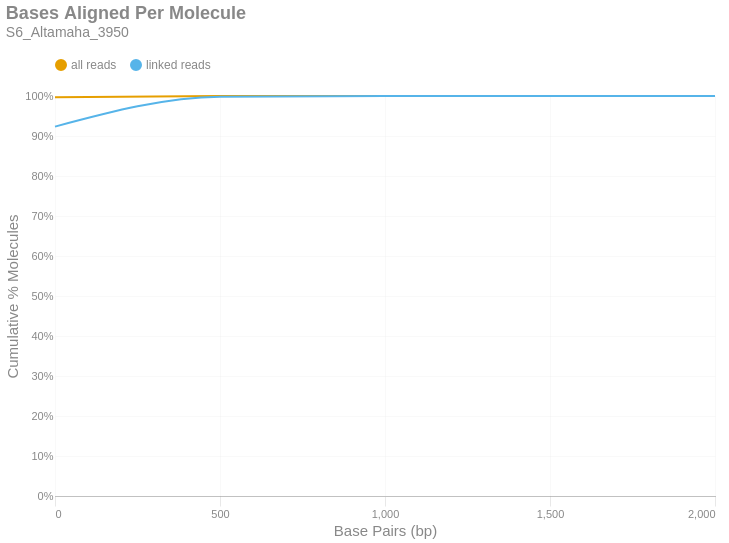

Here is the notebook cell this chart was saved with:
### Markdown cell above
### Bases Aligned Per Molecule
This is a cumulative frequency distribution showing the number of base pairs aligned per unique molecule. These data are shown in 500 bp bins. There are two distributions: one with `all reads` (yellow) and another with only `linked reads` (blue). The percent of molecules in the `linked reads` distribution is relative to the total number of linked molecules.

### Code cell
if SKIPLR:
    print_html(f"Skipped")
else:
    binned_df = consolidated_hist(valids['aligned_bp'], mask, 500, True)
    with SafeRender(binned_df):
        (
            density_plot(binned_df, 'Bases Aligned Per Molecule', samplename, 'basesper')
            .encode(
                x=alt.X('bin:Q', title="Base Pairs (bp)").axis(tickMinStep=500).scale(padding=0),
                y=alt.Y('value:Q', title='Cumulative % Molecules')
                    .axis(format='%')
                    .scale(domain = [0,1])
                    .stack(False),
                color=alt.Color("key:N").scale(domain = ["all reads", "linked reads"]),
                tooltip = [
                    alt.Tooltip("key:N", title = "Data Type"),
                    alt.Tooltip("range_label:N", title="Bases Aligned Per Molecule"),
                    alt.Tooltip("value:Q", format = ".2%", title="% Molecules (Cum.)")
                ]
            )
        ).display()

### Figure 1 — Vega-Lite specification as saved in the notebook (floating-point values rounded to 4 significant figures)
{"width": "container", "height": 400, "config": {"title": {"anchor": "start", "dy": -15, "fontSize": 18, "color": "#888888", "subtitleColor": "#888888", "subtitleFontSize": 14}, "arc": {"fill": "#0072B2"}, "axis": {"domainColor": "#888888", "domainWidth": 0.5, "gridWidth": 0.2, "grid": false, "titleFontWeight": 400, "titleFontSize": 15, "labelFontSize": 11, "labelColor": "#888888", "tickColor": "#888888", "tickWidth": 0.2, "titleColor": "#888888"}, "axisBand": {"grid": false}, "axisX": {"grid": true, "tickSize": 10, "domainCap": "round"}, "axisY": {"domain": false, "grid": true, "tickSize": 0, "domainCap": "round"}, "background": "transparent", "header": {"labelFontSize": 15, "labelColor": "#888888", "titleFontSize": 15, "titleFontWeight": 600, "titleColor": "#888888"}, "legend": {"labelFont": "sans-serif", "labelFontSize": 12, "labelColor": "#888888", "symbolSize": 100, "symbolType": "circle", "titleFontSize": 12, "titlePadding": 10, "titleColor": "#888888", "title": null, "orient": "top"}, "range": {"category": ["#E69F00", "#56B4E9", "#009E73", "#F0E442", "#0072B2", "#D55E00", "#CC79A7", "#000000"], "diverging": ["#cfe8f3", "#a2d4ec", "#73bfe2", "#46abdb", "#1696d2", "#12719e"]}, "area": {"fill": "#0072B2", "fillOpacity": 0.7, "line": true, "strokeOpacity": 0.7}, "line": {"color": "#0072B2", "stroke": "#0072B2", "strokeWidth": 2}, "trail": {"color": "#0072B2", "stroke": "#0072B2", "strokeWidth": 0, "size": 1}, "point": {"filled": true, "fillOpacity": 1.0, "size": 95}, "text": {"color": "#888888", "fontSize": 11, "align": "right", "fontWeight": 400, "size": 11}, "bar": {"fill": "#0072B2", "stroke": null}, "view": {"stroke": null, "continuousWidth": 660, "continuousHeight": 400}}, "data": {"name": "data-097dc28e52af000b94c31f9bc7be3740"}, "mark": {"type": "line", "interpolate": "monotone", "point": {"opacity": 0, "size": 275}}, "encoding": {"color": {"field": "key", "scale": {"domain": ["all reads", "linked reads"]}, "type": "nominal"}, "tooltip": [{"field": "key", "title": "Data Type", "type": "nominal"}, {"field": "range_label", "title": "Bases Aligned Per Molecule", "type": "nominal"}, {"field": "value", "format": ".2%", "title": "% Molecules (Cum.)", "type": "quantitative"}], "x": {"axis": {"tickMinStep": 500}, "field": "bin", "scale": {"padding": 0}, "title": "Base Pairs (bp)", "type": "quantitative"}, "y": {"axis": {"format": "%"}, "field": "value", "scale": {"domain": [0, 1]}, "stack": false, "title": "Cumulative % Molecules", "type": "quantitative"}}, "params": [{"name": "param_c36ac31b6afebe62", "select": {"type": "point", "fields": ["key"]}, "bind": "legend"}], "title": {"text": "Bases Aligned Per Molecule", "subtitle": "S6_Altamaha_3950"}, "transform": [{"fold": ["all reads (cumsum)", "linked reads (cumsum)"]}, {"calculate": "replace(datum.key, ' (cumsum)', '')", "as": "key"}, {"filter": {"param": "param_c36ac31b6afebe62"}}], "usermeta": {"embedOptions": {"downloadFileName": "S6_Altamaha_3950.basesper"}}, "$schema": "https://vega.github.io/schema/vega-lite/v6.1.0.json", "datasets": {"data-097dc28e52af000b94c31f9bc7be3740": [{"bin": "0.0", "interval": "0.0-500.0", "all reads": 0.9967, "linked reads": 0.9235, "all reads (cumsum)": 0.9967, "linked reads (cumsum)": 0.9235, "range_label": "0-499"}, {"bin": "500.0", "interval": "500.0-1000.0", "all reads": 0.003217, "linked reads": 0.0747, "all reads (cumsum)": 0.9999, "linked reads (cumsum)": 0.9982, "range_label": "500-999"}, {"bin": "1000.0", "interval": "1000.0-1500.0", "all reads": 8.099e-05, "linked reads": 0.001714, "all reads (cumsum)": 1.0, "linked reads (cumsum)": 0.9999, "range_label": "1000-1499"}, {"bin": "1500.0", "interval": "1500.0-2000.0", "all reads": 3.214e-06, "linked reads": 5.553e-05, "all reads (cumsum)": 1.0, "linked reads (cumsum)": 1.0, "range_label": "1500-1999"}, {"bin": "2000.0", "interval": "2000.0-2500.0", "all reads": 6.428e-07, "linked reads": 7.933e-06, "all reads (cumsum)": 1.0, "linked reads (cumsum)": 1.0, "range_label": "2000-2499"}]}}
